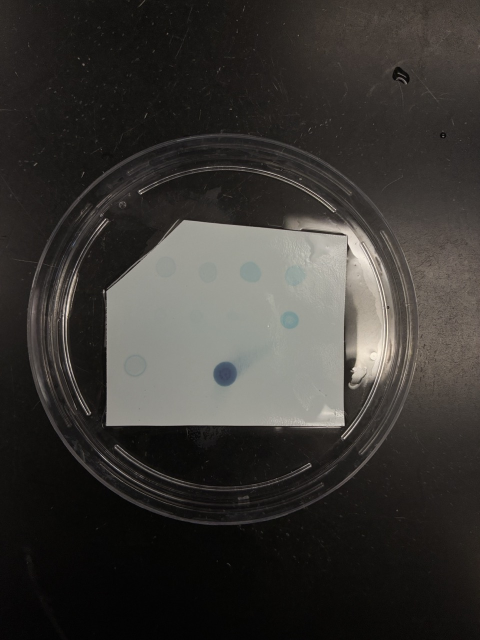
#> input picture data/assays/1019_dotblot/dotblot.jpeg, 960 x 1280 px (shown at 1/2 size)
$ python annotate_dotblot.py
#> lines starting #> are read from the running program, lines starting #| are printed output that depends on the picture; after the words box and inside, x2 and y2 are one past the last pixel; in counts of white or black regions, pixels touching at a corner belong together
### code/1019_dotblot/quantify_dotblot.py
#!/usr/bin/env python
"""Spot intensities for the 2026-10-19 His-tag dot blot.

Reads the membrane photograph and reports, for each spotted position, how much
darker the membrane is inside the spot than the local background. No ladder and
no standard, so the numbers are relative to this one image only.

Grid positions were read off the photograph by eye and are hard-coded below;
the membrane was laid out 4 + 4 + 3 and row 3 is offset ~45 px left of rows 1-2.

Usage:  python quantify_dotblot.py
Writes: code/output/1019_dotblot/spot_intensities.tsv
"""
from pathlib import Path

import numpy as np
from PIL import Image
from scipy import ndimage

REPO = Path(__file__).resolve().parents[2]
IMG = REPO / "data/assays/1019_dotblot/dotblot.jpeg"
OUT = REPO / "code/output/1019_dotblot/spot_intensities.tsv"

RADIUS = 18          # px, spot sampling disc
BG_INNER, BG_OUTER = 26, 42   # px, local background annulus
SEARCH = 25          # px, allowed drift when re-centring a spot on the grid

# (label, x, y) in native image pixels
SPOTS = [
    # Centres read off the photograph at 4x zoom against a 20 px grid. Rows 1-2
    # share a column pitch of ~90 px and tilt ~16 px down to the right; row 3 was
    # spotted separately, with its own ~94 px pitch, and sits lower and further left.
    ("CDS12+ (rough lysate)",      322, 531),
    ("CDS12+",                     413, 537),
    ("e1+ (rough lysate, 10/18)",  503, 537),
    ("e1+",                        593, 547),
    ("e40+ (1:10)",                322, 628),
    ("e40+",                       413, 634),
    ("e281+ (1:10)",               503, 639),
    ("e281 FT1",                   585, 643),
    ("CDS12- (negative)",          261, 730),   # hollow drying ring
    ("e1+ (1:10)",                 355, 739),
    ("positive control",           449, 748),
]


def measure():
    """Return [(label, x, y, background, spot_lum, darkness, dx, dy), ...].

    Each spot re-centres on the darkest disc within SEARCH px of its nominal
    grid position before being measured; dx/dy record how far it moved. A spot
    that drifts to the full +/-SEARCH limit is one the search never found.
    """
    lum = np.asarray(Image.open(IMG).convert("RGB")).astype(float).mean(2)
    yy, xx = np.mgrid[: lum.shape[0], : lum.shape[1]]
    smooth = ndimage.gaussian_filter(lum, 6)
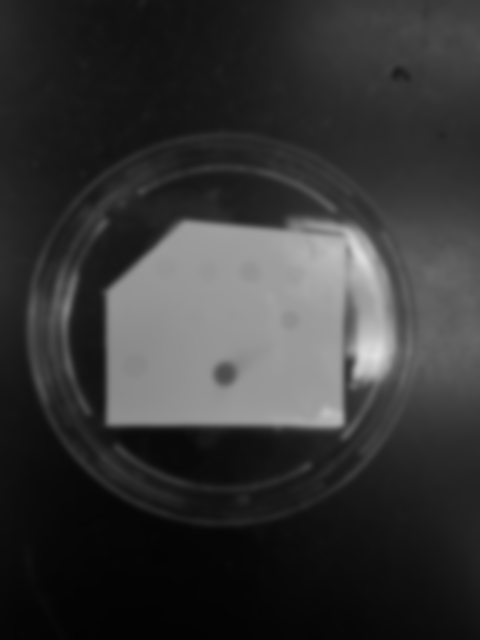
#> smooth: shape (1280, 960) float64 (shown at 1/2 size); min 3.35, max 225, mean 54.1

    rows = []
    for label, x0, y0 in SPOTS:
        win = smooth[y0 - SEARCH : y0 + SEARCH + 1, x0 - SEARCH : x0 + SEARCH + 1]
        dy, dx = np.unravel_index(np.argmin(win), win.shape)
        # Hitting the edge of the search box means no spot was found, only a
        # downhill gradient; re-centring on that would measure somewhere else
        # entirely, so fall back to the nominal grid position.
        if dx in (0, 2 * SEARCH) or dy in (0, 2 * SEARCH):
            dx = dy = SEARCH
        x, y = x0 - SEARCH + dx, y0 - SEARCH + dy
        d2 = (xx - x) ** 2 + (yy - y) ** 2
        spot = d2 <= RADIUS ** 2
        ring = (d2 > BG_INNER ** 2) & (d2 <= BG_OUTER ** 2)
        bg = np.median(lum[ring])
        rows.append((label, x, y, bg, lum[spot].mean(), bg - lum[spot].mean(),
                     x - x0, y - y0))
#> this loop made 11 passes
#> (dy, x, y, bg) on passes 2, 3, 4, 8, 9, 11: (30, 412, 542, 154), (31, 496, 543, 156.2), (38, 587, 560, 161), (26, 586, 644, 156), (30, 255, 735, 139), (26, 448, 749, 147.7)
#> (dy, bg) on passes 1, 5, 6, 7, 10: (0, 152.3), (50, 146.7), (29, 150.7), (50, 153.7), (39, 144.7)
#> pass 1, in measure, `win = smooth[y0 - SEARCH : y0 + SEARCH + 1, x0 - SEARCH : x0 + SEARCH ..`:
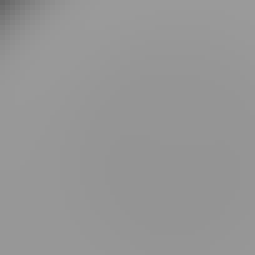
#> win: shape (51, 51) float64 (shown 5 times larger); min 103.3, max 154.7, mean 150.3
#> pass 2, in measure, `d2 = (xx - x) ** 2 + (yy - y) ** 2`:
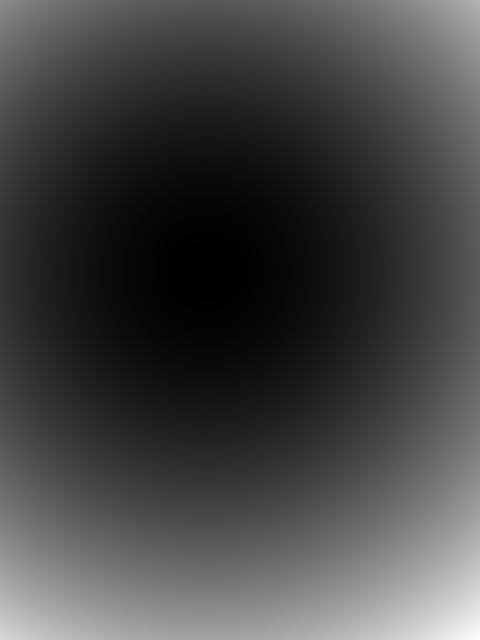
#> d2: shape (1280, 960) int64 (shown at 1/2 size); min 0, max 842378, mean 227395.7; drawn with min black and max white
#> pass 2, in measure, `spot = d2 <= RADIUS ** 2`:
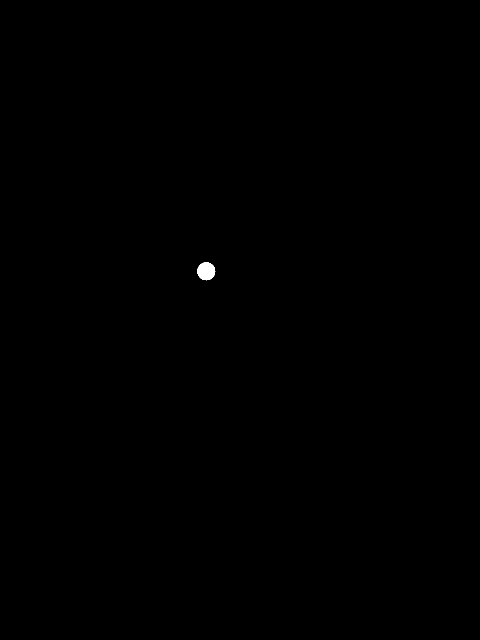
#> spot: shape (1280, 960) bool (shown at 1/2 size); 0.08% white; 1 white region, box (x1, y1, x2, y2) and area: (394, 524, 431, 561) 1009
#> after the loop:
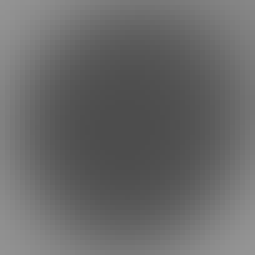
#> win: shape (51, 51) float64 (shown 5 times larger); min 77, max 149.5, mean 105.7
#> after the loop, rows = 11 items
    return rows


# [17 lines left out: function main, not called in this run]


# [2 lines that do not run on import are left out]

### code/1019_dotblot/annotate_dotblot.py
#!/usr/bin/env python
"""Annotated figure for the 2026-10-19 His-tag dot blot.

Panel A marks every spotted position on the membrane, whether or not anything
developed there. Panel B gives the measured intensity of each, with the negative
control drawn as the line a spot has to clear to be called.

Usage:  python code/1019_dotblot/annotate_dotblot.py
Writes: code/output/1019_dotblot/fig_dotblot_annotated.{png,pdf}
"""
from pathlib import Path

import matplotlib.pyplot as plt
import numpy as np
from matplotlib.patches import Circle
from PIL import Image

from quantify_dotblot import IMG, SPOTS, measure

REPO = Path(__file__).resolve().parents[2]
OUT = REPO / "code/output/1019_dotblot"

INK, MUTED = "#222222", "#8a8a8a"
HIT, MISS = "#15598c", "#b03a3a"      # clears the call threshold / the negative control
BLANK = "#45484d"                     # marks a position where nothing developed

CROP = (204, 428, 700, 826)           # membrane bounding box, native px
SCALE = 2.5
RADIUS = 31                           # native px; spots are ~48 px across

# A spot is only called positive if it reaches this multiple of the negative
# control. CDS12+ lands at 1.03x, i.e. inside the noise, and is not a call.
POS_FACTOR = 2.0

# Two-line labels for panel A, kept short enough to sit between 85 px columns.
SHORT = {
    "CDS12+ (rough lysate)": "CDS12+\nrough",
    "CDS12+": "CDS12+",
    "e1+ (rough lysate, 10/18)": "e1+\nrough",
    "e1+": "e1+",
    "e40+ (1:10)": "e40+\n1:10",
    "e40+": "e40+",
    "e281+ (1:10)": "e281+\n1:10",
    "e281 FT1": "e281\nFT1",
    "CDS12- (negative)": "CDS12−\nneg.",
    "e1+ (1:10)": "e1+\n1:10",
    "positive control": "positive\ncontrol",
}


def main() -> None:
    rows = measure()
#> rows = 11 items
    by_label = {r[0]: r for r in rows}
#> by_label = 11 items
    neg = by_label["CDS12- (negative)"][5]
#> neg = 3.86

    im = Image.open(IMG).convert("RGB").crop(CROP)
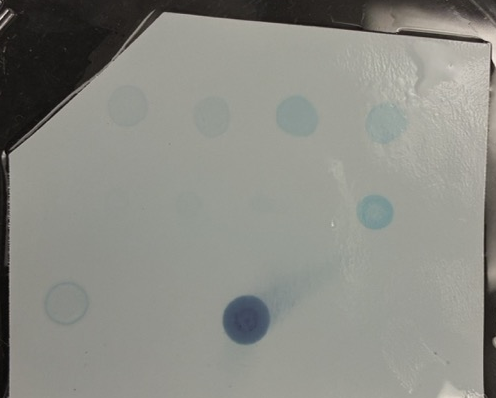
#> im: PIL image 496x398 RGB; mean R, G, B 138.7, 139.4, 132.9
    im = im.resize((int(im.width * SCALE), int(im.height * SCALE)), Image.LANCZOS)
#> im: PIL image 1240x995 RGB

    fig = plt.figure(figsize=(13.6, 5.4))
    gs = fig.add_gridspec(1, 2, width_ratios=[1.05, 1], wspace=0.46)
    a = fig.add_subplot(gs[0, 0])
    b = fig.add_subplot(gs[0, 1])

    # ---- Panel A: the membrane, every spotted position marked ----------------
    a.imshow(np.asarray(im))
    a.set_xticks([])
    a.set_yticks([])
    for side in a.spines.values():
        side.set_edgecolor("#d0d0d0")

    for label, x0, y0 in SPOTS:
        cx, cy = (x0 - CROP[0]) * SCALE, (y0 - CROP[1]) * SCALE
        dk = by_label[label][5]
        clears = dk >= POS_FACTOR * neg and label != "CDS12- (negative)"
        colour = HIT if clears else BLANK
        if label == "positive control":
            colour = INK
        if label == "CDS12- (negative)":
            colour = MISS          # the hollow drying ring, same role as panel B's line
        radius = RADIUS * SCALE
        a.add_patch(
            Circle((cx, cy), radius,
                   fill=False, lw=2.0 if clears else 1.2,
                   ls="-" if clears else (0, (3, 2)), edgecolor=colour)
        )
        # clear the circle itself, or the label lands on top of the spot
        offset = radius + 13
        above = label not in ("CDS12- (negative)", "e1+ (1:10)", "positive control")
        a.annotate(
            SHORT[label],
            (cx, cy - offset if above else cy + offset),
            ha="center", va="bottom" if above else "top",
            fontsize=8.2, color=colour,
            linespacing=1.15,
            weight="bold" if clears or label in ("positive control",
                                                 "CDS12- (negative)") else "normal",
            # the membrane's cut corner is near-black, so every label carries a
            # halo rather than relying on the background being pale
            bbox=dict(facecolor="white", edgecolor="none", alpha=0.72,
                      boxstyle="round,pad=0.22"),
        )
#> this loop made 11 passes
#> (dk, clears) on passes 1 to 11: (2.65, False), (4.41, False), (9.17, True), (3.01, False), (0.68, False), (-0.191, False), (0.22, False), (10.96, True), (3.86, False), (-0.0859, False), (68.22, True)

    a.annotate("cut corner",
               ((300 - CROP[0]) * SCALE, (443 - CROP[1]) * SCALE),
               xytext=((390 - CROP[0]) * SCALE, (470 - CROP[1]) * SCALE),
               fontsize=8, color=BLANK,
               bbox=dict(facecolor="white", edgecolor="none", alpha=0.72,
                         boxstyle="round,pad=0.22"),
               arrowprops=dict(arrowstyle="->", color=BLANK, lw=1.0))
    a.annotate("run-off from the\npositive control",
               ((545 - CROP[0]) * SCALE, (700 - CROP[1]) * SCALE),
               xytext=((635 - CROP[0]) * SCALE, (793 - CROP[1]) * SCALE),
               fontsize=8, color=BLANK, linespacing=1.2, ha="center", va="top",
               arrowprops=dict(arrowstyle="->", color=BLANK, lw=1.0))

    # ---- Panel B: measured intensity ----------------------------------------
    order = sorted(rows, key=lambda r: r[5])
#> order = 11 items
    ys = np.arange(len(order))
#> ys = [0, 1, 2, 3, 4, 5, 6, 7, 8, 9, 10]
    for y, r in zip(ys, order):
        label, dk = r[0], r[5]
        is_neg = label == "CDS12- (negative)"
        clears = dk >= POS_FACTOR * neg and not is_neg
        colour = INK if label == "positive control" else (HIT if clears else BLANK)
        b.barh(y, dk, height=0.62, color=colour,
               alpha=1.0 if (clears or label == "positive control") else 0.55)
        b.text(dk + 1.1, y, f"{dk:.1f}", va="center", fontsize=8.5,
               color=colour, weight="bold" if clears else "normal", zorder=4,
               bbox=dict(facecolor="white", edgecolor="none", pad=0.9, alpha=0.85))
#> this loop made 11 passes
#> (r, label, dk, is_neg, clears, colour) on passes 1, 6, 7, 8, 10, 11: (('e40+', 413, 634, 150.7, 150.9, -0.191, 0, 0), 'e40+', -0.191, False, False, '#45484d'), (('e1+', 587, 560, 161, 158, 3.01, -6, 13), 'e1+', 3.01, False, False, '#45484d'), (('CDS12- (negative)', 255, 735, 139, 135.1, 3.86, -6, 5), 'CDS12- (negative)', 3.86, True, False, '#45484d'), (('CDS12+', 412, 542, 154, 149.6, 4.41, -1, 5), 'CDS12+', 4.41, False, False, '#45484d'), (('e281 FT1', 586, 644, 156, 145, 10.96, 1, 1), 'e281 FT1', 10.96, False, True, '#15598c'), (('positive control', 448, 749, 147.7, 79.44, 68.22, -1, 1), 'positive control', 68.22, False, True, '#222222')
#> (r, dk, is_neg, clears, colour) on passes 2 to 4: (('e1+ (1:10)', 355, 739, 144.7, 144.8, -0.0859, 0, 0), -0.0859, False, False, '#45484d'), (('e281+ (1:10)', 503, 639, 153.7, 153.4, 0.22, 0, 0), 0.22, False, False, '#45484d'), (('e40+ (1:10)', 322, 628, 146.7, 146, 0.68, 0, 0), 0.68, False, False, '#45484d')

    b.axvline(neg, color=MISS, lw=1.4, ls="--", zorder=0)
    b.axvline(POS_FACTOR * neg, color=MUTED, lw=1.1, ls=":", zorder=0)
    # staggered so the two lines, only ~4 units apart, do not collide
    b.text(neg, len(order) - 0.30, "negative control", fontsize=7.8, color=MISS,
           ha="center", va="bottom")
    b.text(POS_FACTOR * neg, len(order) + 0.42,
           f"{POS_FACTOR:g}x = call threshold", fontsize=7.8, color=BLANK,
           ha="center", va="bottom")

    b.set_yticks(ys)
    b.set_yticklabels([r[0] for r in order], fontsize=9)
    b.set_xlabel("darkness vs. local background (relative units, this image only)",
                 fontsize=9.5)
    b.set_xlim(0, max(r[5] for r in rows) * 1.16)
    b.set_ylim(-0.7, len(order) + 1.5)
    b.grid(axis="x", color="#f0f0f0", lw=0.9)
    b.set_axisbelow(True)
    for side in ("top", "right", "left"):
        b.spines[side].set_visible(False)
    b.tick_params(axis="y", length=0)

    OUT.mkdir(parents=True, exist_ok=True)
    fig.savefig(OUT / "fig_dotblot_annotated.png", dpi=300, bbox_inches="tight")
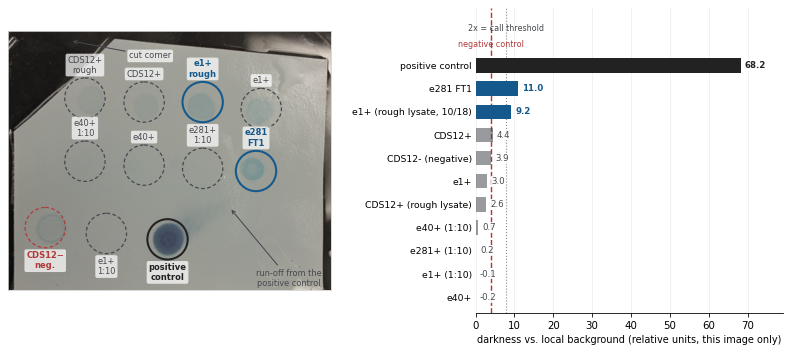
#> figure drawn by matplotlib, 2 panels
    fig.savefig(OUT / "fig_dotblot_annotated.pdf", bbox_inches="tight")
    print(f"wrote {(OUT / 'fig_dotblot_annotated.png').relative_to(REPO)}")
    print(f"wrote {(OUT / 'fig_dotblot_annotated.pdf').relative_to(REPO)}")


if __name__ == "__main__":
    main()
